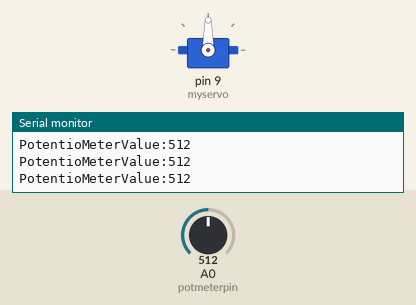
Bench run of a sketch on a simulated Arduino Uno, built with avr-gcc and run on an emulated ATmega328P. On the bench: servo, the last lines printed to the serial monitor. The test bench sets the inputs (shaded band); at power-on: A0 (potmeterpin) = 512.

Above: at 1.2 s.
1.3 s: A0 (potmeterpin) set to 987
At 1.8 s:
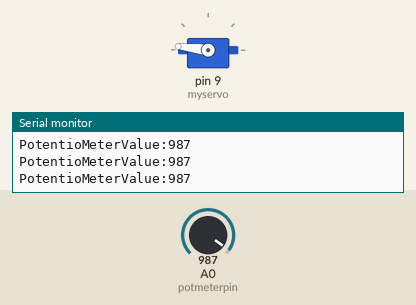
2.8 s: A0 (potmeterpin) set to 1011
At 4.1 s:
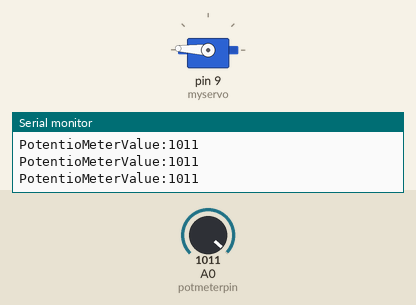
5.8 s: A0 (potmeterpin) set to 1023
At 7.0 s:
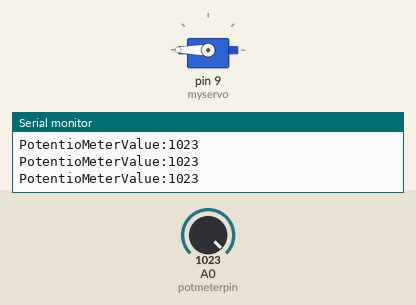
7.3 s: A0 (potmeterpin) set to 900
At 8.5 s:
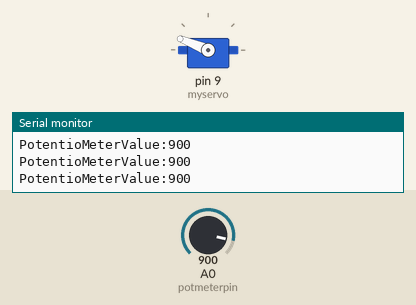
8.8 s: A0 (potmeterpin) set to 716
At 9.7 s:
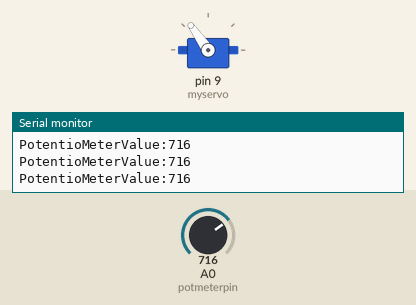
10.3 s: A0 (potmeterpin) set to 306
At 10.8 s:
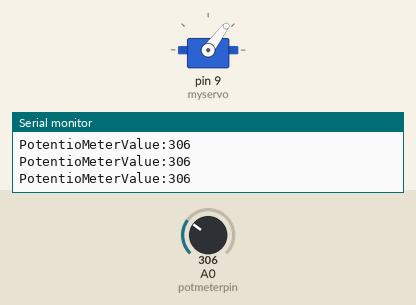
Timing chart, 0 to 12.8 s (numbered marks = the images above; inputs shaded):
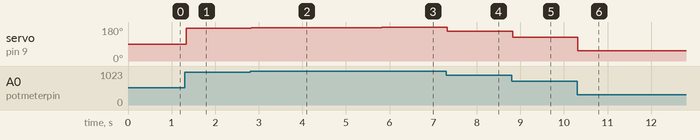

The sketch:

Servo__more_than_200.ino
```cpp
/*	This is a default program--
	Use File->Load Prog to load a different program
*/
# include <Servo.h>
Servo myservo;
int potmeterpin=0;
int val;

void setup()
{
	myservo.attach(9);
	Serial.begin(9600);
}

void loop()
{
	val=analogRead(potmeterpin);
	Serial.print("PotentioMeterValue:");
	Serial.println(val);
	if(val>200)
	{
		val=map(val,0,1023,0,180);
		myservo.write(val);
	}
	//else
	//	myservo.write(0);
	delay(15);
}
```

Measured:
- after the input at 1.3 s, servo on pin 9 (myservo): 90° → 173° at once
- after the input at 2.8 s, servo on pin 9 (myservo): 173° → 177° at once
- after the input at 5.8 s, servo on pin 9 (myservo): 177° → 180° at once
- after the input at 7.3 s, servo on pin 9 (myservo): 180° → 158° at once
- after the input at 8.8 s, servo on pin 9 (myservo): 158° → 125° at once
- after the input at 10.3 s, servo on pin 9 (myservo): 125° → 53° at once
